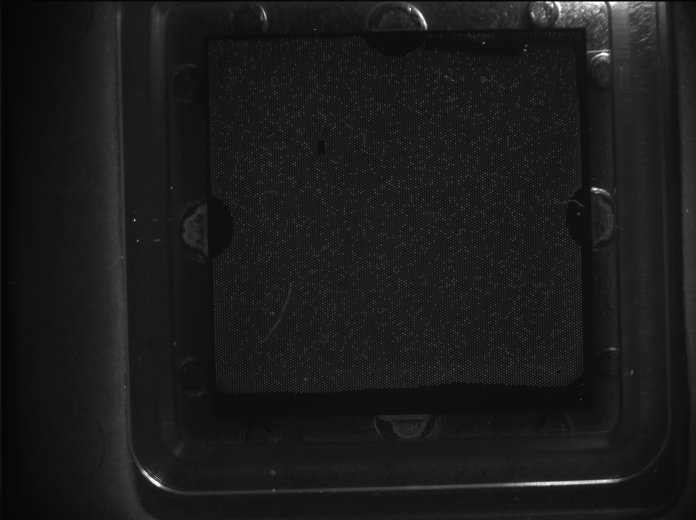
%> input picture assignment4/作业4图像2.tif, 1392 x 1040 px (shown at 1/2 size)
$ octave assignment2.m   (GNU Octave 9; MATLAB toolbox functions it lacks are replaced by stand-ins)
%> lines starting %> are read from the running program, lines starting %| are printed output that depends on the picture; in (x1, y1, x2, y2) boxes, pixels count from 0 and x2, y2 are one past the last pixel; in counts of white or black regions, pixels touching at a corner belong together; the program's own positions count from 1
clear all;
close all;

%% 读取图像
img = imread('作业4图像2.tif');
%> img is the input picture: size 1040x1392 uint16; min 0, max 62708, mean 6682.8
figure(1);
subplot(221);imshow(img);title('原始图像');
% 直方图均衡化 高对比度
J = histeq(img);
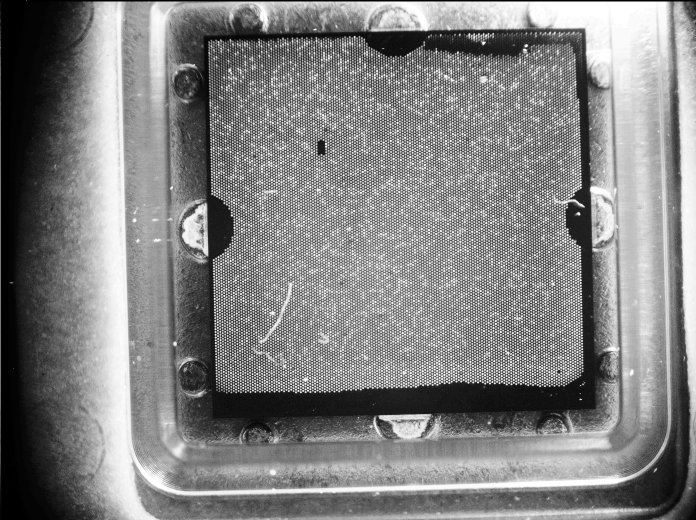
%> J: size 1040x1392 uint16 (shown at 1/2 size); min 0, max 65535, mean 33536.8; drawn with min black and max white
subplot(222);imshow(J);title('直方图均衡化后');
% 二值化图像
%img_bw = imbinarize(J);
img_bw1 = imbinarize(img(1:75,1:1392));%对图像上部分进行二值化
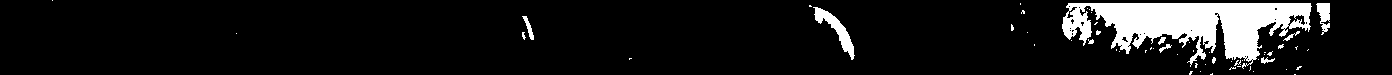
%> img_bw1: size 75x1392 logical; 9.5% white; 57 white regions (47 under 20 px), largest, box (x1, y1, x2, y2) and area: (1062, 3, 1312, 69) 8481, (813, 7, 855, 60) 606, (1316, 3, 1330, 35) 272
img_bw2 = imbinarize(img(76:1040,1:1392));%对图像下部分进行二值化
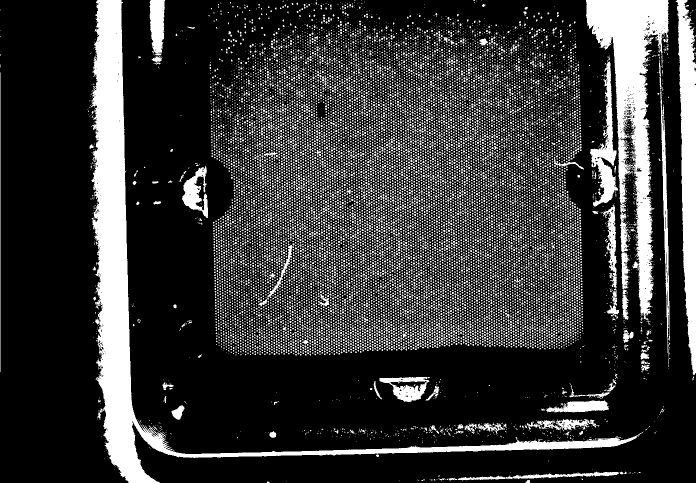
%> img_bw2: size 965x1392 logical (shown at 1/2 size); 22% white; 18515 white regions (18381 under 20 px), largest, box (x1, y1, x2, y2) and area: (182, 0, 1287, 965) 67430, (1172, 0, 1338, 640) 37509, (1351, 0, 1392, 750) 18419
img_bw = [img_bw1;img_bw2];%将二值化图像合成
%> img_bw: size 1040x1392 logical; 21.1% white; 18569 white regions (18425 under 20 px), largest, box (x1, y1, x2, y2) and area: (182, 75, 1287, 1040) 67430, (1172, 71, 1338, 715) 37525, (1351, 75, 1392, 825) 18419
subplot(223);imshow(img_bw);title('二值化后图像');
% 寻找边界
img_edge = edge(img_bw);%寻找二值图像的边界
%> img_edge: size 1040x1392 logical; 11.3% white in thin lines or dots
se1=strel('square',13);%方型结构元素
BW=imclose(img_edge,se1);%闭运算去除干扰
%> BW: size 1040x1392 logical; 37.7% white; 111 white regions (54 under 20 px), largest, box (x1, y1, x2, y2) and area: (419, 74, 1168, 787) 456411, (1061, 2, 1341, 820) 42719, (176, 74, 1274, 1037) 23348
A1 = bwmorph(BW,'hbreak',10);%将不同连通域断开连接
BW1 = bwareaopen(A1, 30000);%将连通体面积小于30000的部分删除，去除杂散点
%> BW1: size 1040x1392 logical; 34.5% white; 2 white regions, box (x1, y1, x2, y2) and area: (419, 74, 1168, 787) 456411, (1061, 2, 1341, 820) 42719
se2=strel('disk',5);
A2=imerode(BW1,se2);%将相连的连通体断开
%> A2: size 1040x1392 logical; 31.4% white; 35 white regions (11 under 20 px), largest, box (x1, y1, x2, y2) and area: (425, 89, 1163, 783) 434429, (1186, 392, 1275, 709) 8523, (1188, 194, 1272, 419) 5556
BW2 = bwareaopen(A2, 10000);%将连通体面积小于10000的部分删除，去除杂散点
%> BW2: size 1040x1392 logical; 30% white; 1 white region, box (x1, y1, x2, y2) and area: (425, 89, 1163, 783) 434429
se3=strel('disk',6);
A3=imdilate(BW2,se3);%膨胀操作恢复原来联通体大小
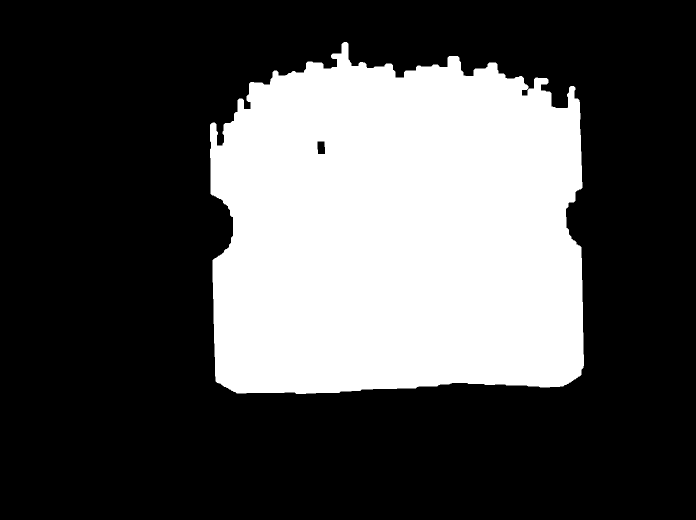
%> A3: size 1040x1392 logical (shown at 1/2 size); 31.2% white; 1 white region
subplot(224),imshow(A3);title('提取出的芯片区域')
%将芯片区域用矩形画出并显示
st = regionprops(A3, 'BoundingBox', 'Area' );
%> st = 1 region; box (x1, y1, x2, y2) and Area: (420, 84, 1168, 788) 452314
[maxArea, indexOfMax] = max([st.Area]);
%> maxArea = 452314; indexOfMax = 1
rectangle('Position',.....
    [st(indexOfMax).BoundingBox(1),st(indexOfMax).BoundingBox(2),st(indexOfMax).BoundingBox(3),st(indexOfMax).BoundingBox(4)],......
    'EdgeColor','r','LineWidth',2)
figure(2)
subplot(221),imshow(img);title('芯片所在位置');

rectangle('Position',.....
    [st(indexOfMax).BoundingBox(1),st(indexOfMax).BoundingBox(2),st(indexOfMax).BoundingBox(3),st(indexOfMax).BoundingBox(4)],......
    'EdgeColor','r','LineWidth',2)

crop_img = imcrop(img, [st.BoundingBox]);
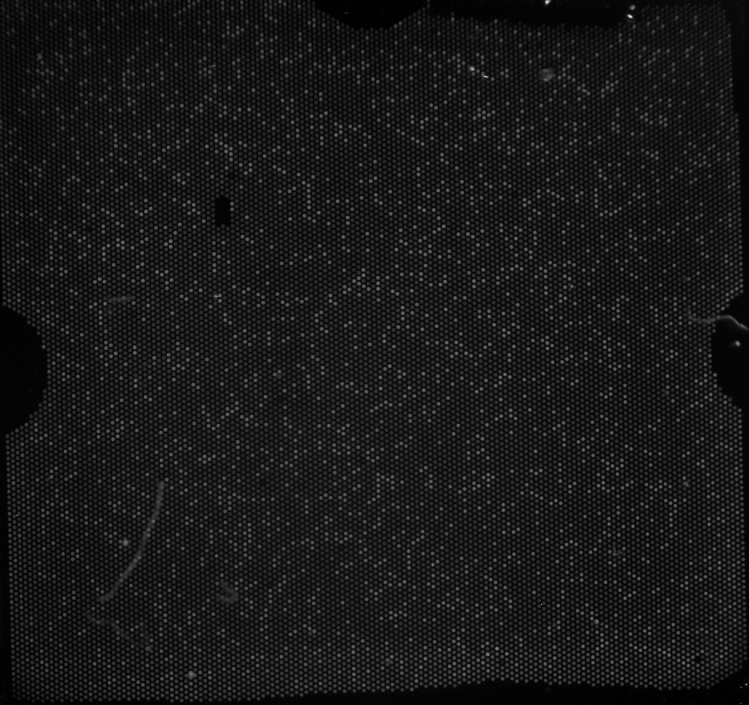
%> crop_img: size 705x749 uint16; min 3341, max 37265, mean 6623.2; drawn with min black and max white

se4=strel('disk',20);
A4=imdilate(BW2,se4);%膨胀操作恢复原来联通体大小
%> A4: size 1040x1392 logical; 34.4% white; 1 white region, box (x1, y1, x2, y2) and area: (406, 70, 1182, 802) 497827
crop_A4 = imcrop(A4, [st.BoundingBox]);
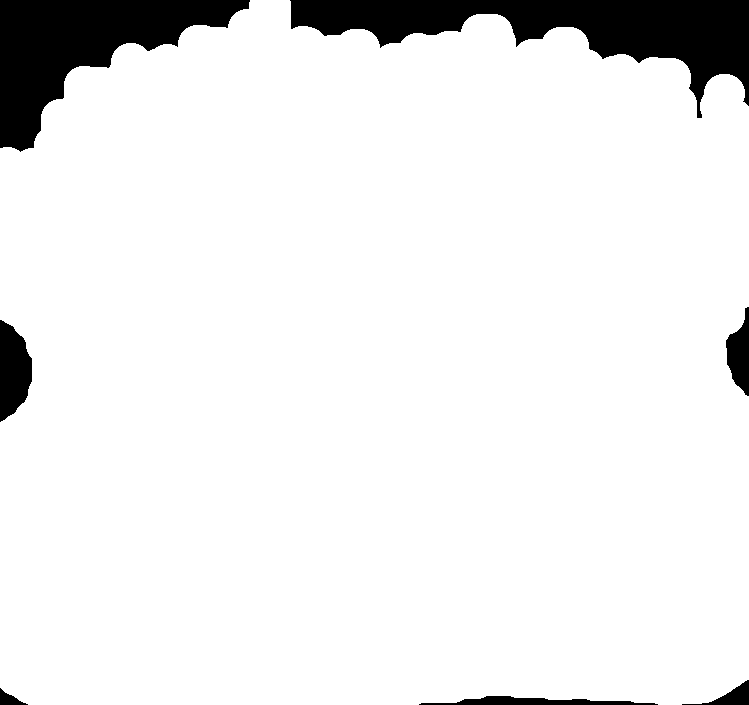
%> crop_A4: size 705x749 logical; 92.1% white; 7 black regions, largest, box (x1, y1, x2, y2) and area: (290, 0, 749, 118) 19994, (0, 0, 250, 152) 16297, (0, 320, 32, 422) 2380

subplot(222),imshow(crop_img);title('原图ROI裁剪');

img_enhance = adapthisteq(crop_img);
subplot(223),imshow(img_enhance);title('裁剪ROI增强对比度');


img_enhance = imadjust(img_enhance,[],[],0.7);

subplot(224);imshow(img_enhance);title('增强对比度后Gama矫正');
%% 寻找阳性点、阴性点
% 开始计算阳性点数目
[m,n] = size(img_enhance);
%> m = 705; n = 749
chip_pad = padarray(img_enhance,[1 1],0,'both');
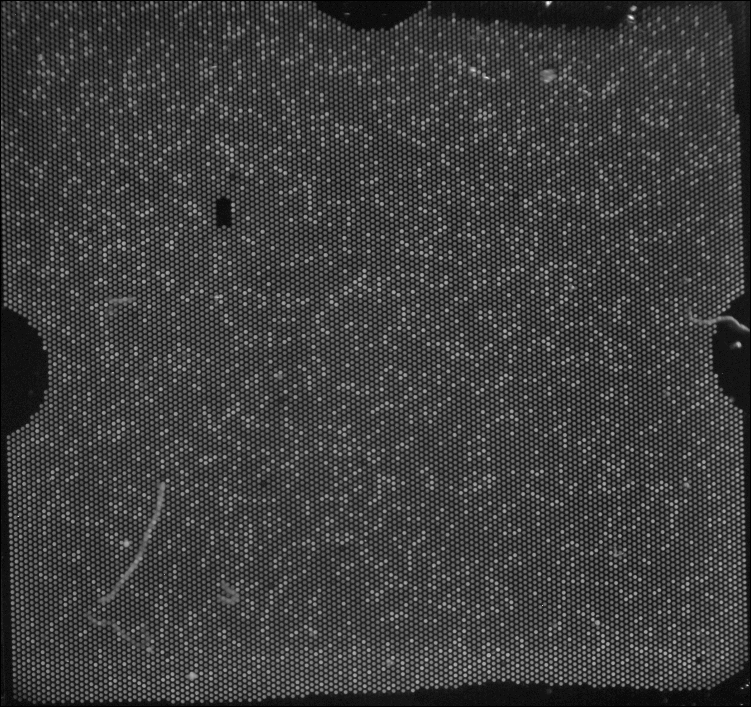
%> chip_pad: size 707x751 uint16; min 0, max 65535, mean 16038.1; drawn with min black and max white
mean_value = mean(img_enhance(:));
%> mean_value = 16126.6
bright_num = 0;
dark_num = 0;
%防止领域内有其他值重复识别
point_map = zeros(m,n);

figure(3)
subplot(1,2,1),imshow(img_enhance),title('原图')
subplot(1,2,2),imshow(img_enhance),title('红色：阳性点，蓝色：阴性点')
hold on
%利用循环筛选阳性点和阴性点
%> (the run ends here)
